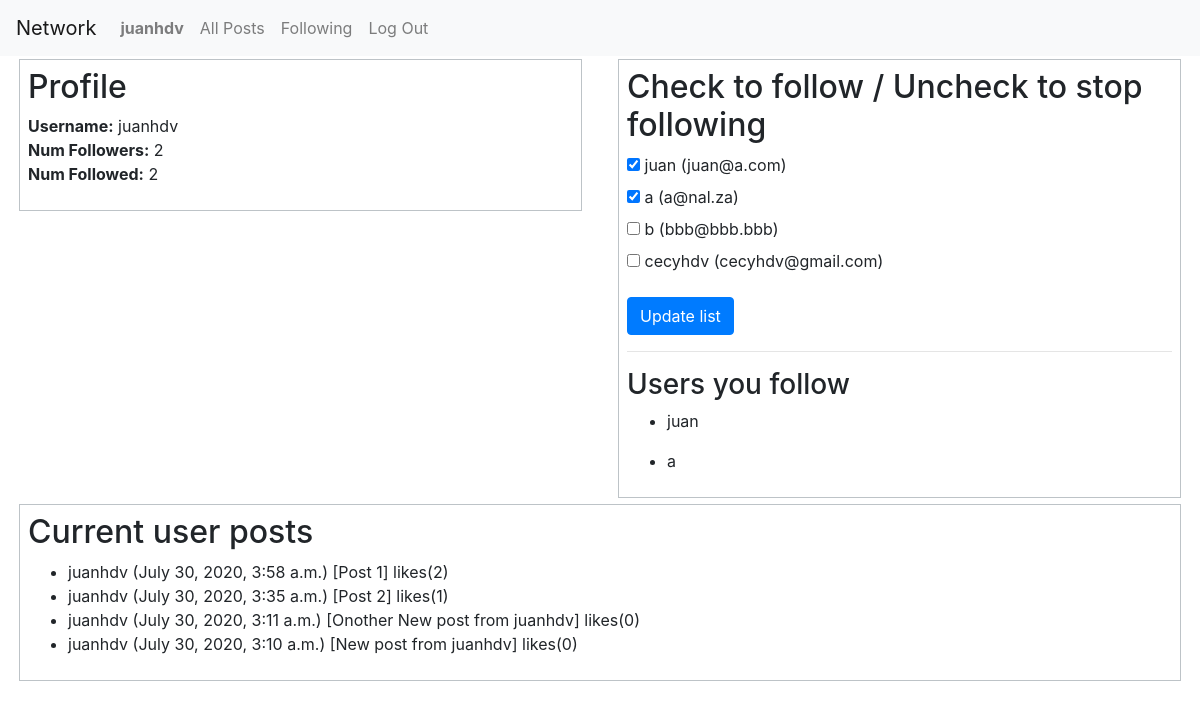
Screenshot of /profile (signed in) with the database file from the repository.
### network/models.py (models this page shows, shortened)
class User(AbstractUser):
	likes = models.ManyToManyField('Post',related_name="fans") # Likes & fans
	follows = models.ManyToManyField('self',symmetrical=False,related_name="followers")

class Post(models.Model):
	author = models.ForeignKey(User, on_delete=models.CASCADE) # One User relates to Many Posts
	datetime = models.DateTimeField(auto_now=False, auto_now_add=True) # default=timezone.now
	content = models.CharField(max_length=280) # Like twitter length
	totallikes = models.IntegerField(default=0)

### network/views.py (the view, shortened to what this page needs)
# urls.py: path("profile", views.profile, name="profile"),
def profile(request):
    if request.method == "GET":
        usrCurrent = User.objects.get(username=request.user.username) # Get current user object
        usrAll = User.objects.exclude(username=request.user.username) # Get users list, without current user
        numFollowers = usrCurrent.followers.all().count() # Get number of followers of current user <user_set>=<Followers>
        followed = usrCurrent.follows.all()
        numFollowed = followed.count() # Get number of users the current user follows
        posts = Post.objects.filter (author=usrCurrent).order_by(F('datetime').desc()) # Get posts of current user; first the recentest
        return render(request, "network/profile.html", {
            "usrCurrent": usrCurrent,
            "usrAll": usrAll,
            "numFollowers": numFollowers,
            "numFollowed": numFollowed,
            "followed": list(followed),
            "posts": posts
        })

### network/templates/network/profile.html (shortened to what this page needs)
{% extends "network/layout.html" %}
{% block body %}
<div class="row">
	<div class="col-xs-6 col-sm-6 col-md-6 col-lg-6 col-lg-6">
		<div class="bordered">
			<h2>Profile</h2>
			<div class="form-group">
				<strong>Username:</strong> {{ usrCurrent.username }}<br>
				<strong>Num Followers:</strong> {{ numFollowers }}<br>
				<strong>Num Followed:</strong>  {{ numFollowed }}
			</div>
		</div>
	</div>
	<div class="col-xs-6 col-sm-6 col-md-6 col-lg-6 col-lg-6">
		<div class="bordered">
			<h2>Check to follow / Uncheck to stop following</h2>
			<form action="{% url 'profile' %}" method="post">
        		<div class="form-group">
				{% if usrAll is not None %}
				{% for u in usrAll %}
					<input type="checkbox" id="{{ u.username }} " name="followed" value="{{ u.username }}" {% if u in followed %}checked{% endif %}>
					<label for="u.username">{{ u.username }} ({{ u.email }})</label><br>
				{% endfor %}
				{% endif %}
		        </div>
        		<input class="btn btn-primary" type="submit" value="Update list">
		    </form>
		    <hr>
		    <h3>Users you follow</h3>
			{% for u in followed %}
		    <ul>
		    	<li>{{u.username}}</li>
		    </ul>
		    {% endfor %}
		</div>
	</div>
</div>
<div class="row">
	<div class="col-xs-12 col-sm-12 col-md-12 col-lg-12 col-lg-12">
		<div class="bordered">
			{% if posts is not None %}
			<h2>Current user posts</h2>
			<ul>
			{% for p in posts %}
				<li>{{ p.author.username }} ({{ p.datetime }}) [{{ p.content }}] likes({{ p.totallikes }})</li>
			{% endfor %}
			</ul>
			{% endif %}
		</div>
	</div>
</div>
{% endblock %}

### network/templates/network/layout.html (shortened to what this page needs)
{% load static %}
<!DOCTYPE html>
<html lang="en">
    <head>
        <link rel="stylesheet" href="https://stackpath.bootstrapcdn.com/bootstrap/4.4.1/css/bootstrap.min.css">
        <link rel="stylesheet" href="{% static 'network/styles.css' %}">
    </head>
    <body>
        <nav class="navbar navbar-expand-lg navbar-light bg-light">
            <a class="navbar-brand" href="#">Network</a>
            <div>
              <ul class="navbar-nav mr-auto">
                {% if user.is_authenticated %}
                    <li class="nav-item">
                        <a class="nav-link" href="{% url 'profile' %}"><strong>{{ user.username }}</strong></a>
                    </li>
                {% endif %}
                <li class="nav-item">
                  <a class="nav-link" href="{% url 'index' %}">All Posts</a>
                </li>
                {% if user.is_authenticated %}
                    <li class="nav-item">
                        <a class="nav-link" href="{% url 'following' %}">Following</a>
                    </li>
                    <li class="nav-item">
                        <a class="nav-link" href="{% url 'logout' %}">Log Out</a>
                    </li>
                {% endif %}
              </ul>
            </div>
          </nav>
        <div class="body">
            {% block body %}
            {% endblock %}
        </div>
    </body>
</html>

### network/static/network/styles.css (style rules this page uses)
.body { margin: 0 1em; }
.bordered { padding: 0.5em; margin: 3px; border: 1px solid #bdc3c7; }

### rows the page displays
User: username "juanhdv"
User: followed "☑", username "juan", email "juan@a.com"
User: followed "☑", username "a", email "a@nal.za"
User: username "b", email "bbb@bbb.bbb"
User: username "cecyhdv", email "cecyhdv@gmail.com"
Post: author.username "juanhdv", datetime "July 30, 2020, 3:58 a.m.", content "Post 1", totallikes "2"
Post: author.username "juanhdv", datetime "July 30, 2020, 3:35 a.m.", content "Post 2", totallikes "1"
Post: author.username "juanhdv", datetime "July 30, 2020, 3:11 a.m.", content "Onother New post from juanhdv", totallikes "0"
Post: author.username "juanhdv", datetime "July 30, 2020, 3:10 a.m.", content "New post from juanhdv", totallikes "0"

### other values shown
{{ numFollowers }} "2"
{{ numFollowed }} "2"
